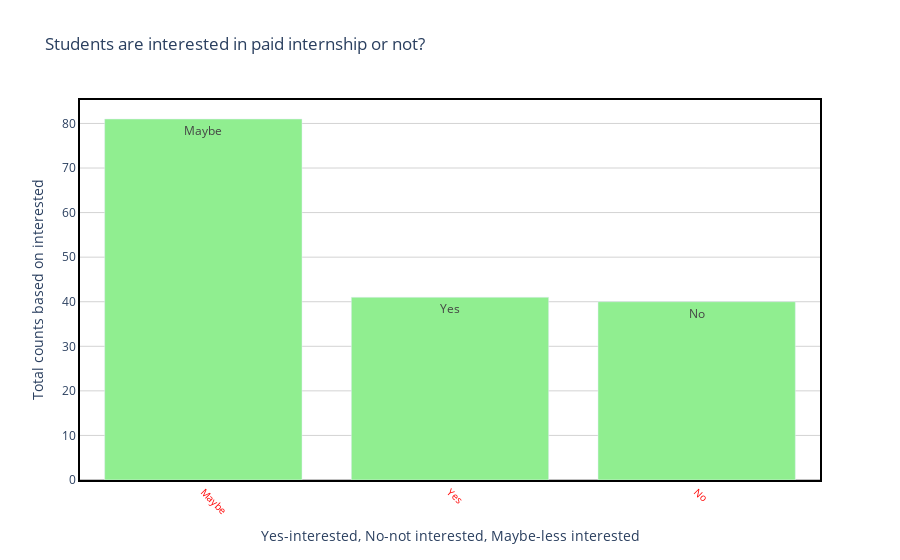

Notebook cell for this chart:
### Code cell
draw_trace_bar(paid_internship1,'want_apply_paid_intership','counts','Students are interested in paid internship or not?', 'Yes-interested, No-not interested, Maybe-less interested','Total counts based on interested',"lightgreen")

### Figure 1 — Plotly figure (JSON) as saved in the notebook; plotly's stock layout.template omitted (floating-point values rounded to 4 significant figures)
{"data": [{"marker": {"color": "lightgreen"}, "text": ["Maybe", "Yes", "No"], "type": "bar", "x": ["Maybe", "Yes", "No"], "y": [81, 41, 40]}], "layout": {"hovermode": "closest", "paper_bgcolor": "rgba(0, 0, 0, 0)", "plot_bgcolor": "rgba(0, 0, 0, 0)", "title": {"text": "Students are interested in paid internship or not?"}, "xaxis": {"linecolor": "black", "linewidth": 2, "mirror": true, "showline": true, "showticklabels": true, "tickangle": 45, "tickfont": {"color": "red", "size": 10}, "title": {"text": "Yes-interested, No-not interested, Maybe-less interested"}, "zeroline": true, "zerolinecolor": "grey", "zerolinewidth": 1}, "yaxis": {"gridcolor": "lightgrey", "linecolor": "black", "linewidth": 2, "mirror": true, "showline": true, "title": {"text": "Total counts based on interested"}, "zeroline": true, "zerolinecolor": "grey", "zerolinewidth": 1}}}
